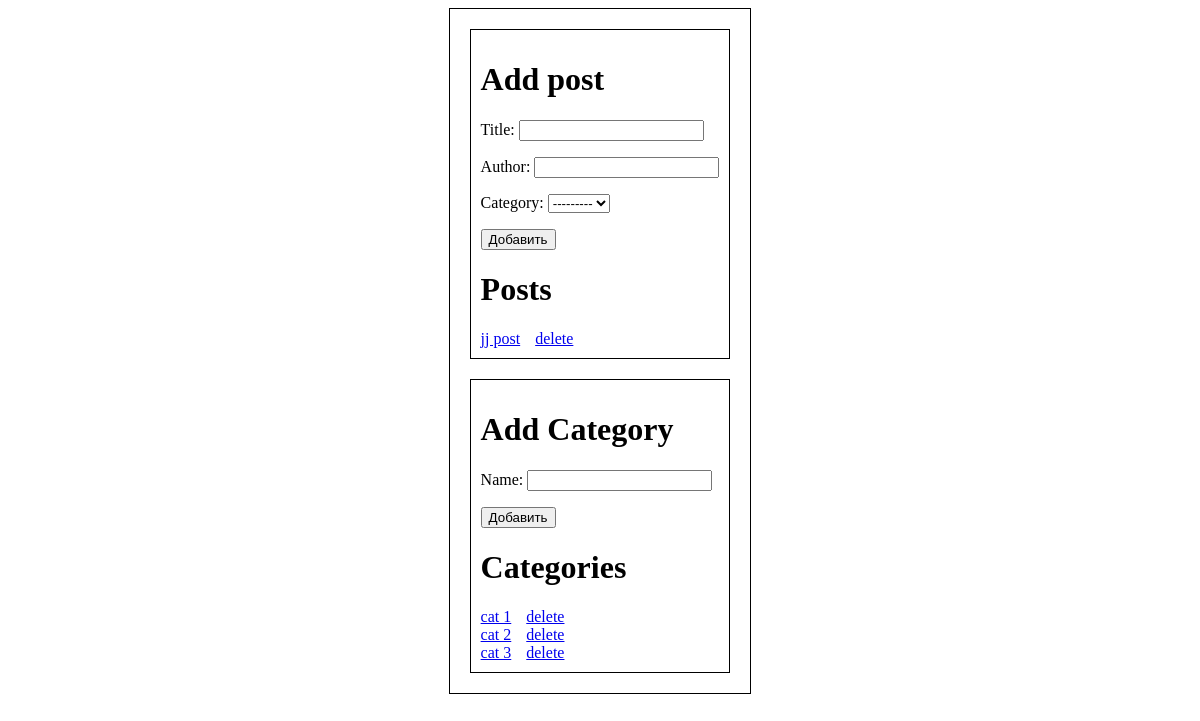
Before: / with the older database file.
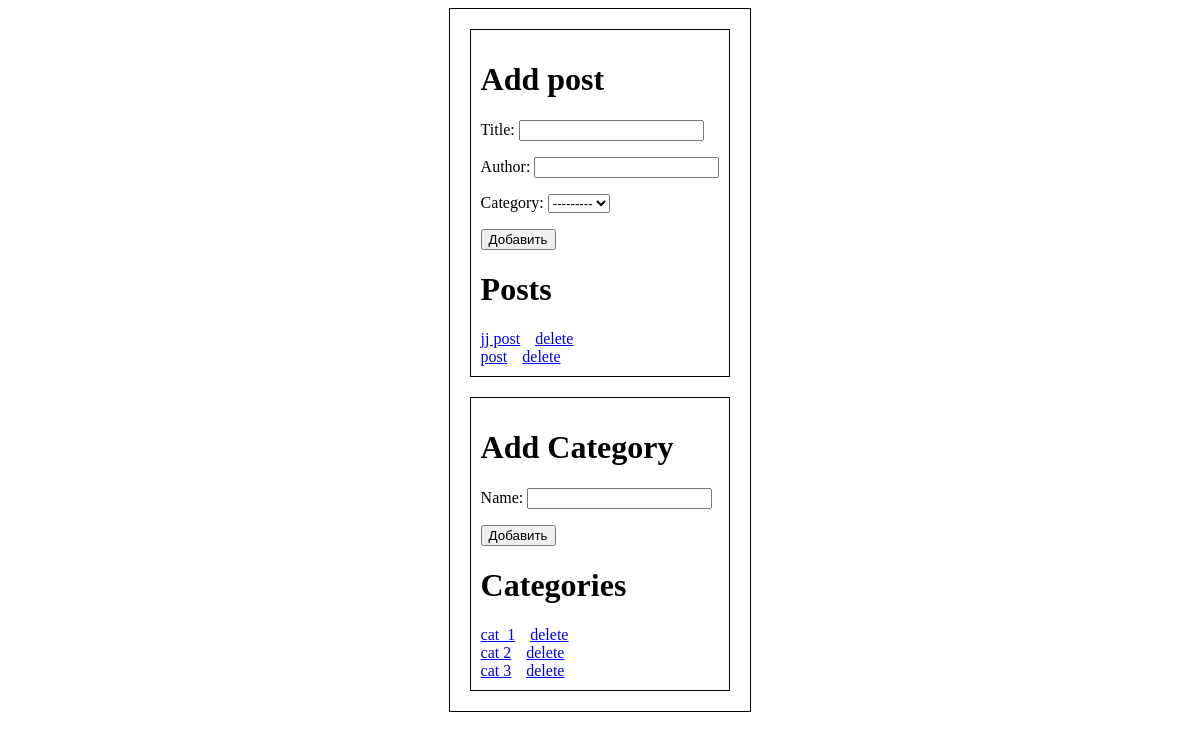
After: the same page with the newer database file.
### post/models.py (models this page shows, shortened)
class Post(models.Model):
    title = models.CharField(max_length=100)
    author = models.CharField(max_length=100)
    category = models.ForeignKey(Category, on_delete=models.CASCADE, related_name='posts')

class Category(models.Model):
    name = models.CharField(max_length=100)
    def __str__(self):
        return self.name

### post/views.py (the view)
# urls.py: path('', views.index, name='index'),
def index(request):
    if request.method == 'POST':
        form = PostForm(request.POST)
        if form.is_valid():
            form.save()
    posts = Post.objects.all()
    ctx = {
        'posts': posts,
        'post_form': PostForm(),
        'cats': Category.objects.all(),
        'cat_form': CategoryForm(),
    }
    return render(request, 'post/index.html', ctx)

### post/forms.py
class PostForm(forms.ModelForm):
    class Meta:
        model = Post
        fields = 'title', 'author', 'category',

class CategoryForm(forms.ModelForm):
    class Meta:
        model = Category
        fields = 'name',

### post/templates/post/index.html (shortened to what this page needs)
{% extends 'post/layouts/base.html' %}
{% block content %}
    <div class="block">
        <h1>Add post</h1>
        <div class="">
            <form action="" method="post">
                {{ post_form.as_p }}
                <button>Добавить</button>
            </form>
        </div>
        <h1>Posts</h1>
        <div class="">
            {% for post in posts %}
                <div class="post">
                    {% include 'post/components/post_item.html' with post=post only %}
                    {% include 'post/components/post_delete.html' with post=post only %}
                </div>
            {% endfor %}
        </div>
    </div>
    <div class="block">
        <h1>Add Category</h1>
        <div class="">
            <form action="{% url 'add_cat' %}" method="post">
                {{ cat_form.as_p }}
                <button>Добавить</button>
            </form>
        </div>
        <h1>Categories</h1>
        <div class="">
            {% for cat in cats %}
                <div class="post">
                    {% include 'post/components/cat_item.html' with cat=cat only %}
                    {% include 'post/components/cat_delete.html' with cat=cat only %}
                </div>
            {% endfor %}
        </div>
    </div>
{% endblock content %}

### post/templates/post/layouts/base.html (shortened to what this page needs)
<!DOCTYPE html>
<html lang="en">
<head>
</head>
<body>
<div class="content">
    {% block content %}
    {% endblock content %}
</div>
</body>
</html>

### post/templates/post/components/post_item.html
<div>
    <a href="{% url 'post_info' id=post.id %}">{{ post.title }}</a>
</div>

### post/templates/post/components/post_delete.html
<a href="{% url 'post_delete' id=post.id %}">delete</a>

### post/templates/post/components/cat_item.html
<div>
    <a href="{% url 'cat_info' id=cat.id %}">{{ cat.name }}</a>
</div>

### post/templates/post/components/cat_delete.html
<a href="{% url 'cat_delete' id=cat.id %}">delete</a>

### post/templates/post/index.html (style rules this page uses)
.post { display: flex; flex-wrap: wrap; gap: 15px; }
.block { border: 1px solid black; padding: 10px; }

### post/templates/post/layouts/base.html (style rules this page uses)
body { display: flex; flex-direction: column; align-items: center; }
.content { padding: 20px; border: 1px solid black; display: flex; flex-direction: column; gap: 20px; }

Changed rows visible on the page:
added Post: title "post"
changed Category: name "cat 1" → "cat_1"
